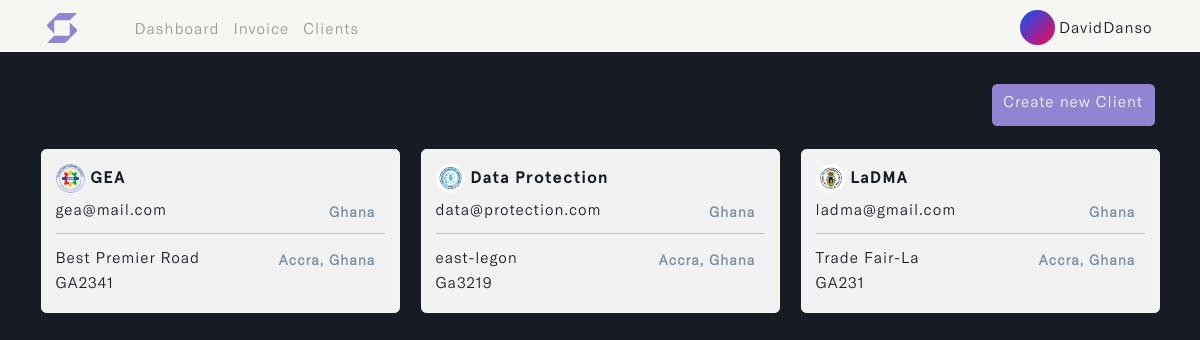
The page /clients (signed in) on the database its author committed.
### user/models.py (models this page shows)
class Profile(models.Model):
    user = models.OneToOneField(User, on_delete=models.CASCADE, blank=True, null=True)
    name = models.CharField(max_length=255, unique=True)
    username = models.CharField(max_length=255, unique=True)
    email = models.EmailField(max_length=255, unique=True)
    updated_time_stamp = models.DateTimeField(auto_now=True)
    created_time_stamp = models.DateTimeField(auto_now_add=True)
    id = models.UUIDField(default=uuid.uuid4, primary_key=True, unique=True, editable=False)
    def __str__(self):
        return self.name

### invoice/models.py (models this page shows, shortened)
class Client(models.Model):
    account_owner = models.ForeignKey(Profile, on_delete=models.CASCADE)
    name = models.CharField(max_length=50, unique=True)
    address = models.CharField(max_length=255, default='...')
    country = models.CharField(max_length=50)
    email = models.EmailField(max_length=100, unique=True, default='...')
    phone_number = models.IntegerField(null=True, blank=True, default='(xxx)xxx-xxxx')
    city_state = models.CharField(max_length=50)
    postal_code = models.CharField(max_length=30, default='...')
    client_avatar = models.ImageField(null=True, blank=True, upload_to='client_avatar/', default='emil-kowalski.png')
    updated_time_stamp = models.DateTimeField(auto_now=True)
    created_time_stamp = models.DateTimeField(auto_now_add=True)
    id = models.UUIDField(default=uuid.uuid4, primary_key=True, unique=True, editable=False)
    @property
    def imageURL(self):
        try:
            url = self.client_avatar.url
        except:
            url = ''
        return url
    class Meta:
        ordering = ['-updated_time_stamp']

### invoice/views.py (the view, shortened to what this page needs)
# urls.py: path('clients', views.create_client, name='clients'),
@login_required(login_url='login')
def create_client(request):
    profile = request.user.profile
    clients = profile.client_set.all()
    form = ClientCreationForm()
    context = {'form': form, 'clients': clients}
    return render(request, 'invoice/client.html', context)

### invoice/templates/invoice/client.html (shortened to what this page needs)
{% load static %}
{% load humanize %}
<!DOCTYPE html>
<html lang="en" class="js has-scroll-init has-scroll-smooth">
  <head>
    <link rel="stylesheet" href="{% static '/css/bootstrap.min.css' %}" />
    <link rel="stylesheet" href="{% static '/css/client.css' %}" />
  </head>
  <body
    id="pageTop"
    class="page-content"
    data-spy="scroll"
    data-target="#mainNav"
  >
    {% include 'invoice/nav.html' %}
    <main>
      <div data-scroll class="page page--layout-2" id="main">
        <div id="client--hero">
          <div class="container">
            <div class="client--intro">
              {% if clients %}
              <div id="clients_">
                <h6>
                  <a
                    href="#"
                    class="btn"
                    id="save_btn"
                    data-bs-toggle="offcanvas"
                    data-bs-target="#offcanvasRight"
                    aria-controls="offcanvasRight"
                  >
                    Create new Client
                  </a>
                </h6>
                <div class="row">
                  {% for client in clients %}
                  <div class="col-md-4">
                    <a href="{% url 'client-details' client.id %}">
                      <div class="card">
                        <div class="card-body">
                          <div id="client--container">
                            <h4>
                              <img
                                src="{{client.imageURL}}"
                                class="img-fluid rounded-circle"
                                id="avatar-img"
                                alt="avatar-img"
                              />
                              {{client.name}}
                            </h4>
                            <h5>
                              {{client.email | truncatechars:25}}
                              <span class="badge" id="location">
                                {{client.country}}
                              </span>
                            </h5>
                            <hr id="divider--line" />
                            <h5>
                              {{client.address | truncatechars:25}}
                              <span class="badge"
                                >{{client.city_state}}, {{client.country}}</span
                              >
                            </h5>
                            <h5 id="postal--code">
                              {{client.postal_code}}
                              <span class="badge">
                              </span>
                            </h5>
                          </div>
                        </div>
                      </div>
                    </a>
                  </div>
                  {% endfor %}
                </div>
              </div>
              {% endif %}
            </div>
          </div>
        </div>
      </div>
    </main>
  </body>
</html>

### invoice/templates/invoice/nav.html (shortened to what this page needs)
{% load static %}
{% load active_link_tags %}
<nav class="navbar navbar-expand-lg fixed-top menu" id="mainNav">
  <div class="container">
    <a class="navbar-brand" href="{% url 'dashboard' %}">
      <img
        src="{% static '/images/swift_logo.svg' %}"
        class="img-fluid"
        id="logo"
        alt="logo"
      />
    </a>
    <div class="collapse navbar-collapse" id="navbarSupportedContent">
      <ul class="navbar-nav me-auto mb-2 mb-lg-0 left--links">
        <li class="nav-item">
          <a
            class="nav-link {% active_link 'dashboard' %}"
            href="{% url 'dashboard' %}"
            >Dashboard</a
          >
        </li>
        <li class="nav-item">
          <a
            class="nav-link {% active_link 'invoice' %}"
            href="{% url 'invoice' %}"
            >Invoice</a
          >
        </li>
        <li class="nav-item">
          <a
            class="nav-link {% active_link 'clients' %}"
            href="{% url 'clients' %}"
            >Clients</a
          >
        </li>
      </ul>
      <ul class="navbar-nav mb-2 mb-lg-0" id="rightNav">
        <li class="nav-item dropdown">
          <a class="nav-link" href="{% url 'profile' %}">
            <img
              id="profile_img"
              src="{% static '/images/user-avatar.svg' %}"
              class="img-fluid rounded-circle"
              alt="logo"
            />
            <small>{{request.user.profile}}</small>
          </a>
        </li>
      </ul>
    </div>
  </div>
</nav>

### static/css/client.css (style rules this page uses)
*, *::after, *::before { box-sizing: border-box; margin: 0; padding: 0; }
html, body { box-sizing: border-box; font-size: 14px; margin: 0; padding: 0; width: 100%; overflow-x: hidden; background: var(--main-color); -webkit-font-smoothing: antialiased; -moz-osx-font-smoothing: grayscale; scroll-behavior: smooth; }
a { text-decoration: none; }
.page-content { --main-color: #171b23; --text-color: #f6f6f3; --header-font: "Apercu-Bold"; --text-font: "GTAmerica-Light"; }
a { text-decoration: none; color: var(--accent-color); }
#mainNav { transform: translateY(0); transition: padding-top 0.3s, padding-bottom 0.3s; padding-top: 3px; padding-bottom: 0px; background: var(--text-color); transform: translateY(0); opacity: 1; z-index: 9; width: 100vw; }
#logo { width: 35px; height: auto; margin-left: 20%; margin-top: 10%; margin-bottom: 10%; }
#profile_img { width: 35px; }
#mainNav small { font-size: 1.2rem; font-family: var(--text-font); color: var(--main-color); letter-spacing: 1px; vertical-align: middle; }
.left--links a { font-family: var(--text-font); color: #999; letter-spacing: 1px; font-size: 1.2rem; line-height: normal; }
#client--hero { margin-top: 24%; }
.client--intro h6 { font-size: 1.3rem; font-family: var(--text-font); color: #7b8fa1; letter-spacing: 1px; margin-bottom: 3%; }
#save_btn { color: var(--text-color); letter-spacing: 1px; font-family: var(--text-font); font-size: 1.2rem; background: #9384d1; transition: all 0.5s ease-in-out; margin-bottom: 2%; margin-left: 43%; }
.client--intro .card { border: 1px solid var(--text-color); background: #f7f7f7f9; margin-bottom: 3%; }
.client--intro .card h5 span { float: right; }
.client--intro .card h4 { font-size: 1.3rem; font-family: var(--header-font); color: var(--main-color); letter-spacing: 1px; text-transform: capitalize; }
.client--intro #avatar-img { width: 11%; }
.client--intro .card h5 { font-size: 1.2rem; font-family: var(--text-font); color: var(--main-color); letter-spacing: 1px; margin-bottom: 2%; }
.client--intro .card h5 span { font-size: 1.1rem; color: #7b8fa1; text-transform: capitalize; }
@media (min-width: 1200px) { #logo { width: 30px; margin-left: 20%; margin-top: 5%; margin-bottom: 5%; } }
@media (min-width: 1200px) { #mainNav small { font-size: 1.1rem; } }
@media (min-width: 1200px) { .left--links { margin-left: 4%; } }
@media (min-width: 1200px) { .left--links a { font-size: 1.1rem; } }
@media (min-width: 1200px) { #client--hero { margin-top: 7%; } }
@media (min-width: 1200px) { .client--intro h6 { font-size: 1.2rem; margin-bottom: 1%; } }
@media (min-width: 1200px) { #save_btn { font-size: 1.1rem; margin-bottom: 1%; margin-left: 85%; } }
@media (min-width: 1200px) { .client--intro .card { margin-bottom: 2%; } }
@media (min-width: 1200px) { .client--intro .card h4 { font-size: 1.2rem; } }
@media (min-width: 1200px) { .client--intro #avatar-img { width: 9%; } }
@media (min-width: 1200px) { .client--intro .card h5 { font-size: 1.1rem; } }
@media (min-width: 1200px) { .client--intro .card h5 span { font-size: 1rem; } }

### rows shown on the page
Client: imageURL (picture), name "GEA", email "gea@mail.com", country "Ghana", address "Best Premier Road", city_state "Accra", postal_code "GA2341"
Client: imageURL (picture), name "Data Protection", email "data@protection.com", country "Ghana", address "east-legon", city_state "Accra", postal_code "Ga3219"
Client: imageURL (picture), name "LaDMA", email "ladma@gmail.com", country "Ghana", address "Trade Fair-La", city_state "Accra", postal_code "GA231"

### other values the page prints
{{ request.user.profile }} "DavidDanso"
